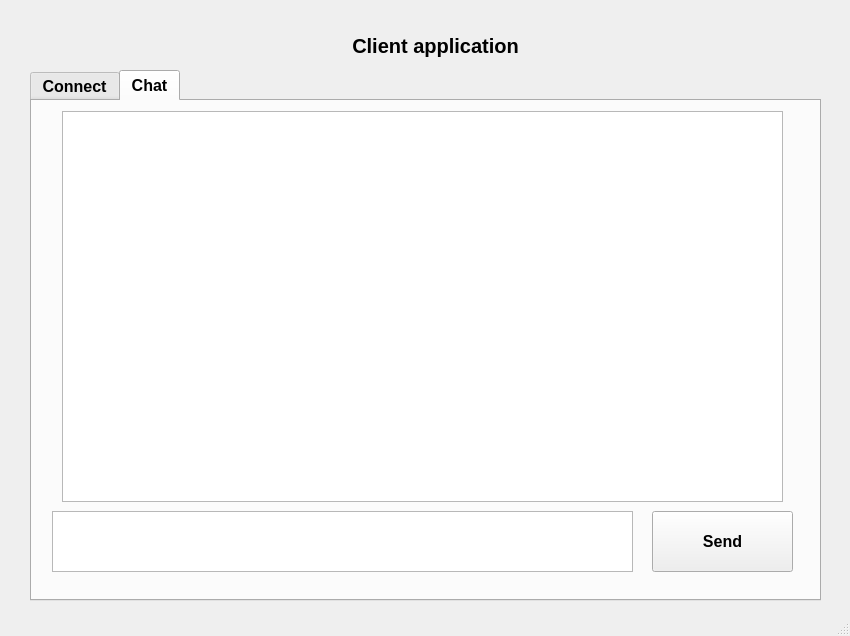
<?xml version="1.0" encoding="UTF-8"?>
<ui version="4.0">
 <class>MainWindow</class>
 <widget class="QMainWindow" name="MainWindow">
  <property name="geometry">
   <rect>
    <x>0</x>
    <y>0</y>
    <width>850</width>
    <height>636</height>
   </rect>
  </property>
  <property name="windowTitle">
   <string>MainWindow</string>
  </property>
  <widget class="QWidget" name="centralwidget">
   <widget class="QTabWidget" name="tabWidget">
    <property name="geometry">
     <rect>
      <x>30</x>
      <y>70</y>
      <width>791</width>
      <height>531</height>
     </rect>
    </property>
    <property name="font">
     <font>
      <pointsize>12</pointsize>
      <weight>75</weight>
      <bold>true</bold>
     </font>
    </property>
    <property name="currentIndex">
     <number>1</number>
    </property>
    <widget class="QWidget" name="tab">
     <attribute name="title">
      <string>Connect</string>
     </attribute>
     <widget class="QLineEdit" name="lineEdit">
      <property name="geometry">
       <rect>
        <x>270</x>
        <y>120</y>
        <width>281</width>
        <height>41</height>
       </rect>
      </property>
      <property name="alignment">
       <set>Qt::AlignCenter</set>
      </property>
      <property name="placeholderText">
       <string>Enter IP</string>
      </property>
     </widget>
     <widget class="QPushButton" name="pushButton_2">
      <property name="geometry">
       <rect>
        <x>360</x>
        <y>210</y>
        <width>93</width>
        <height>28</height>
       </rect>
      </property>
      <property name="font">
       <font>
        <pointsize>9</pointsize>
       </font>
      </property>
      <property name="text">
       <string>connect</string>
      </property>
     </widget>
     <widget class="QLabel" name="label_2">
      <property name="geometry">
       <rect>
        <x>310</x>
        <y>280</y>
        <width>191</width>
        <height>20</height>
       </rect>
      </property>
      <property name="font">
       <font>
        <pointsize>11</pointsize>
        <weight>50</weight>
        <bold>false</bold>
       </font>
      </property>
      <property name="text">
       <string> </string>
      </property>
      <property name="alignment">
       <set>Qt::AlignCenter</set>
      </property>
     </widget>
    </widget>
    <widget class="QWidget" name="tab_2">
     <attribute name="title">
      <string>Chat</string>
     </attribute>
     <widget class="QPushButton" name="pushButton">
      <property name="geometry">
       <rect>
        <x>620</x>
        <y>410</y>
        <width>141</width>
        <height>61</height>
       </rect>
      </property>
      <property name="font">
       <font>
        <weight>75</weight>
        <bold>true</bold>
       </font>
      </property>
      <property name="text">
       <string>Send</string>
      </property>
      <property name="shortcut">
       <string>Ctrl+S</string>
      </property>
     </widget>
     <widget class="QPlainTextEdit" name="plainTextEdit_2">
      <property name="geometry">
       <rect>
        <x>30</x>
        <y>10</y>
        <width>721</width>
        <height>391</height>
       </rect>
      </property>
      <property name="font">
       <font>
        <pointsize>10</pointsize>
        <weight>50</weight>
        <bold>false</bold>
       </font>
      </property>
     </widget>
     <widget class="QPlainTextEdit" name="plainTextEdit">
      <property name="geometry">
       <rect>
        <x>20</x>
        <y>410</y>
        <width>581</width>
        <height>61</height>
       </rect>
      </property>
     </widget>
    </widget>
   </widget>
   <widget class="QLabel" name="label">
    <property name="geometry">
     <rect>
      <x>320</x>
      <y>30</y>
      <width>231</width>
      <height>31</height>
     </rect>
    </property>
    <property name="font">
     <font>
      <pointsize>15</pointsize>
      <weight>75</weight>
      <bold>true</bold>
     </font>
    </property>
    <property name="text">
     <string>Client application</string>
    </property>
    <property name="alignment">
     <set>Qt::AlignCenter</set>
    </property>
   </widget>
  </widget>
  <widget class="QMenuBar" name="menubar">
   <property name="geometry">
    <rect>
     <x>0</x>
     <y>0</y>
     <width>850</width>
     <height>26</height>
    </rect>
   </property>
  </widget>
  <widget class="QStatusBar" name="statusbar"/>
 </widget>
 <resources/>
 <connections/>
</ui>
